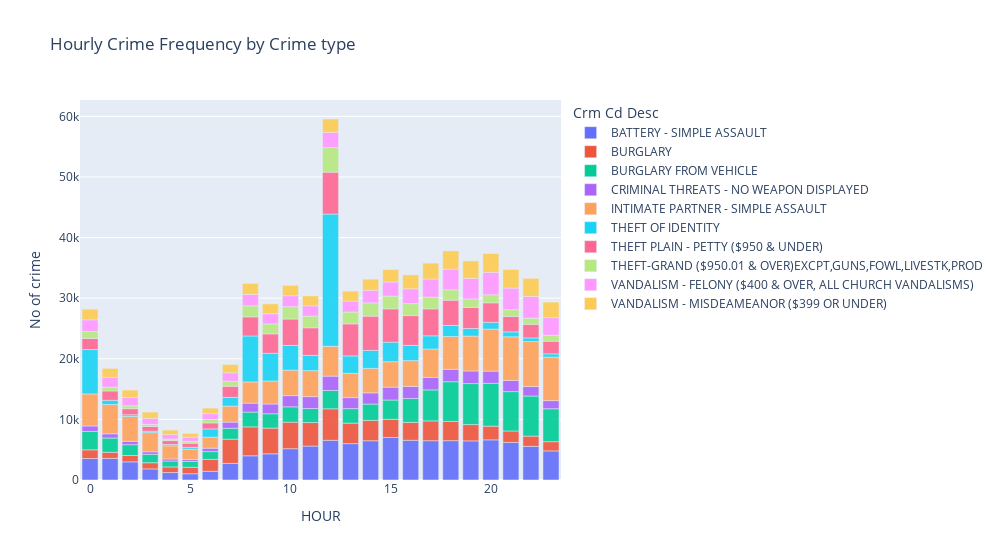

The notebook cell saved with this chart:
### Code cell
#To look at crimes by type 
k4=kf[kf['Crm Cd Desc'].isin(cr10)]
crbytype=k4.groupby(['HOUR','Crm Cd Desc']).size().reset_index(name='No of crime')

#To look at types of crime
barchart = px.bar(data_frame=crbytype,x = 'HOUR',y='No of crime',title='Hourly Crime Frequency by Crime type',color = 'Crm Cd Desc',opacity = 0.9,orientation= 'v',barmode = 'relative',width = 1000
    )
barchart

### Figure 1 — Plotly figure (JSON) as saved in the notebook; plotly's stock layout.template omitted (floating-point values rounded to 4 significant figures)
{"data": [{"alignmentgroup": "True", "hovertemplate": "Crm Cd Desc=BATTERY - SIMPLE ASSAULT<br>HOUR=%{x}<br>No of crime=%{y}<extra></extra>", "legendgroup": "BATTERY - SIMPLE ASSAULT", "marker": {"color": "#636efa", "opacity": 0.9, "pattern": {"shape": ""}}, "name": "BATTERY - SIMPLE ASSAULT", "offsetgroup": "BATTERY - SIMPLE ASSAULT", "orientation": "v", "showlegend": true, "textposition": "auto", "type": "bar", "x": [0, 1, 2, 3, 4, 5, 6, 7, 8, 9, 10, 11, 12, 13, 14, 15, 16, 17, 18, 19, 20, 21, 22, 23], "xaxis": "x", "y": [3542, 3565, 2989, 1828, 1230, 1029, 1438, 2737, 3993, 4321, 5164, 5594, 6550, 5999, 6479, 7021, 6552, 6482, 6491, 6455, 6617, 6201, 5556, 4799], "yaxis": "y"}, {"alignmentgroup": "True", "hovertemplate": "Crm Cd Desc=BURGLARY<br>HOUR=%{x}<br>No of crime=%{y}<extra></extra>", "legendgroup": "BURGLARY", "marker": {"color": "#EF553B", "opacity": 0.9, "pattern": {"shape": ""}}, "name": "BURGLARY", "offsetgroup": "BURGLARY", "orientation": "v", "showlegend": true, "textposition": "auto", "type": "bar", "x": [0, 1, 2, 3, 4, 5, 6, 7, 8, 9, 10, 11, 12, 13, 14, 15, 16, 17, 18, 19, 20, 21, 22, 23], "xaxis": "x", "y": [1436, 1010, 1048, 1021, 925, 1072, 1968, 3996, 4772, 4239, 4373, 3885, 5195, 3382, 3354, 2999, 2957, 3266, 3166, 2687, 2266, 1885, 1687, 1524], "yaxis": "y"}, {"alignmentgroup": "True", "hovertemplate": "Crm Cd Desc=BURGLARY FROM VEHICLE<br>HOUR=%{x}<br>No of crime=%{y}<extra></extra>", "legendgroup": "BURGLARY FROM VEHICLE", "marker": {"color": "#00cc96", "opacity": 0.9, "pattern": {"shape": ""}}, "name": "BURGLARY FROM VEHICLE", "offsetgroup": "BURGLARY FROM VEHICLE", "orientation": "v", "showlegend": true, "textposition": "auto", "type": "bar", "x": [0, 1, 2, 3, 4, 5, 6, 7, 8, 9, 10, 11, 12, 13, 14, 15, 16, 17, 18, 19, 20, 21, 22, 23], "xaxis": "x", "y": [3035, 2348, 1787, 1384, 978, 958, 1280, 1800, 2440, 2368, 2536, 2309, 3028, 2394, 2695, 3176, 3934, 5116, 6557, 6767, 7065, 6496, 6614, 5434], "yaxis": "y"}, {"alignmentgroup": "True", "hovertemplate": "Crm Cd Desc=CRIMINAL THREATS - NO WEAPON DISPLAYED<br>HOUR=%{x}<br>No of crime=%{y}<extra></extra>", "legendgroup": "CRIMINAL THREATS - NO WEAPON DISPLAYED", "marker": {"color": "#ab63fa", "opacity": 0.9, "pattern": {"shape": ""}}, "name": "CRIMINAL THREATS - NO WEAPON DISPLAYED", "offsetgroup": "CRIMINAL THREATS - NO WEAPON DISPLAYED", "orientation": "v", "showlegend": true, "textposition": "auto", "type": "bar", "x": [0, 1, 2, 3, 4, 5, 6, 7, 8, 9, 10, 11, 12, 13, 14, 15, 16, 17, 18, 19, 20, 21, 22, 23], "xaxis": "x", "y": [900, 698, 564, 419, 335, 316, 563, 1017, 1478, 1611, 1846, 1969, 2365, 1819, 1852, 2125, 1997, 2055, 2050, 2080, 2017, 1851, 1554, 1337], "yaxis": "y"}, {"alignmentgroup": "True", "hovertemplate": "Crm Cd Desc=INTIMATE PARTNER - SIMPLE ASSAULT<br>HOUR=%{x}<br>No of crime=%{y}<extra></extra>", "legendgroup": "INTIMATE PARTNER - SIMPLE ASSAULT", "marker": {"color": "#FFA15A", "opacity": 0.9, "pattern": {"shape": ""}}, "name": "INTIMATE PARTNER - SIMPLE ASSAULT", "offsetgroup": "INTIMATE PARTNER - SIMPLE ASSAULT", "orientation": "v", "showlegend": true, "textposition": "auto", "type": "bar", "x": [0, 1, 2, 3, 4, 5, 6, 7, 8, 9, 10, 11, 12, 13, 14, 15, 16, 17, 18, 19, 20, 21, 22, 23], "xaxis": "x", "y": [5286, 4833, 4092, 3162, 2172, 1711, 1823, 2632, 3497, 3794, 4198, 4284, 4918, 3997, 4029, 4197, 4256, 4697, 5415, 5756, 6931, 7190, 7426, 7175], "yaxis": "y"}, {"alignmentgroup": "True", "hovertemplate": "Crm Cd Desc=THEFT OF IDENTITY<br>HOUR=%{x}<br>No of crime=%{y}<extra></extra>", "legendgroup": "THEFT OF IDENTITY", "marker": {"color": "#19d3f3", "opacity": 0.9, "pattern": {"shape": ""}}, "name": "THEFT OF IDENTITY", "offsetgroup": "THEFT OF IDENTITY", "orientation": "v", "showlegend": true, "textposition": "auto", "type": "bar", "x": [0, 1, 2, 3, 4, 5, 6, 7, 8, 9, 10, 11, 12, 13, 14, 15, 16, 17, 18, 19, 20, 21, 22, 23], "xaxis": "x", "y": [7320, 697, 282, 238, 229, 300, 1356, 1444, 7581, 4574, 4088, 2519, 21815, 2882, 2973, 3224, 2515, 2172, 1827, 1250, 1118, 812, 607, 541], "yaxis": "y"}, {"alignmentgroup": "True", "hovertemplate": "Crm Cd Desc=THEFT PLAIN - PETTY ($950 & UNDER)<br>HOUR=%{x}<br>No of crime=%{y}<extra></extra>", "legendgroup": "THEFT PLAIN - PETTY ($950 & UNDER)", "marker": {"color": "#FF6692", "opacity": 0.9, "pattern": {"shape": ""}}, "name": "THEFT PLAIN - PETTY ($950 & UNDER)", "offsetgroup": "THEFT PLAIN - PETTY ($950 & UNDER)", "orientation": "v", "showlegend": true, "textposition": "auto", "type": "bar", "x": [0, 1, 2, 3, 4, 5, 6, 7, 8, 9, 10, 11, 12, 13, 14, 15, 16, 17, 18, 19, 20, 21, 22, 23], "xaxis": "x", "y": [1837, 1537, 1005, 774, 632, 678, 988, 1841, 3150, 3198, 4353, 4553, 6914, 5282, 5648, 5496, 4911, 4446, 4158, 3462, 3216, 2545, 2230, 2089], "yaxis": "y"}, {"alignmentgroup": "True", "hovertemplate": "Crm Cd Desc=THEFT-GRAND ($950.01 & OVER)EXCPT,GUNS,FOWL,LIVESTK,PROD<br>HOUR=%{x}<br>No of crime=%{y}<extra></extra>", "legendgroup": "THEFT-GRAND ($950.01 & OVER)EXCPT,GUNS,FOWL,LIVESTK,PROD", "marker": {"color": "#B6E880", "opacity": 0.9, "pattern": {"shape": ""}}, "name": "THEFT-GRAND ($950.01 & OVER)EXCPT,GUNS,FOWL,LIVESTK,PROD", "offsetgroup": "THEFT-GRAND ($950.01 & OVER)EXCPT,GUNS,FOWL,LIVESTK,PROD", "orientation": "v", "showlegend": true, "textposition": "auto", "type": "bar", "x": [0, 1, 2, 3, 4, 5, 6, 7, 8, 9, 10, 11, 12, 13, 14, 15, 16, 17, 18, 19, 20, 21, 22, 23], "xaxis": "x", "y": [1149, 632, 470, 354, 259, 297, 573, 830, 1831, 1644, 2044, 1925, 4060, 1958, 2196, 2106, 1973, 1942, 1712, 1423, 1328, 1120, 1030, 984], "yaxis": "y"}, {"alignmentgroup": "True", "hovertemplate": "Crm Cd Desc=VANDALISM - FELONY ($400 & OVER, ALL CHURCH VANDALISMS)<br>HOUR=%{x}<br>No of crime=%{y}<extra></extra>", "legendgroup": "VANDALISM - FELONY ($400 & OVER, ALL CHURCH VANDALISMS)", "marker": {"color": "#FF97FF", "opacity": 0.9, "pattern": {"shape": ""}}, "name": "VANDALISM - FELONY ($400 & OVER, ALL CHURCH VANDALISMS)", "offsetgroup": "VANDALISM - FELONY ($400 & OVER, ALL CHURCH VANDALISMS)", "orientation": "v", "showlegend": true, "textposition": "auto", "type": "bar", "x": [0, 1, 2, 3, 4, 5, 6, 7, 8, 9, 10, 11, 12, 13, 14, 15, 16, 17, 18, 19, 20, 21, 22, 23], "xaxis": "x", "y": [1920, 1614, 1374, 1006, 719, 709, 958, 1394, 1885, 1680, 1797, 1703, 2513, 1817, 2082, 2316, 2447, 2977, 3407, 3384, 3704, 3565, 3582, 2903], "yaxis": "y"}, {"alignmentgroup": "True", "hovertemplate": "Crm Cd Desc=VANDALISM - MISDEAMEANOR ($399 OR UNDER)<br>HOUR=%{x}<br>No of crime=%{y}<extra></extra>", "legendgroup": "VANDALISM - MISDEAMEANOR ($399 OR UNDER)", "marker": {"color": "#FECB52", "opacity": 0.9, "pattern": {"shape": ""}}, "name": "VANDALISM - MISDEAMEANOR ($399 OR UNDER)", "offsetgroup": "VANDALISM - MISDEAMEANOR ($399 OR UNDER)", "orientation": "v", "showlegend": true, "textposition": "auto", "type": "bar", "x": [0, 1, 2, 3, 4, 5, 6, 7, 8, 9, 10, 11, 12, 13, 14, 15, 16, 17, 18, 19, 20, 21, 22, 23], "xaxis": "x", "y": [1758, 1479, 1227, 1019, 757, 630, 915, 1364, 1795, 1627, 1718, 1634, 2203, 1631, 1834, 2053, 2307, 2636, 3027, 2887, 3104, 3058, 2989, 2565], "yaxis": "y"}], "layout": {"barmode": "relative", "legend": {"title": {"text": "Crm Cd Desc"}, "tracegroupgap": 0}, "title": {"text": "Hourly Crime Frequency by Crime type"}, "width": 1000, "xaxis": {"anchor": "y", "domain": [0, 1], "title": {"text": "HOUR"}}, "yaxis": {"anchor": "x", "domain": [0, 1], "title": {"text": "No of crime"}}}}
